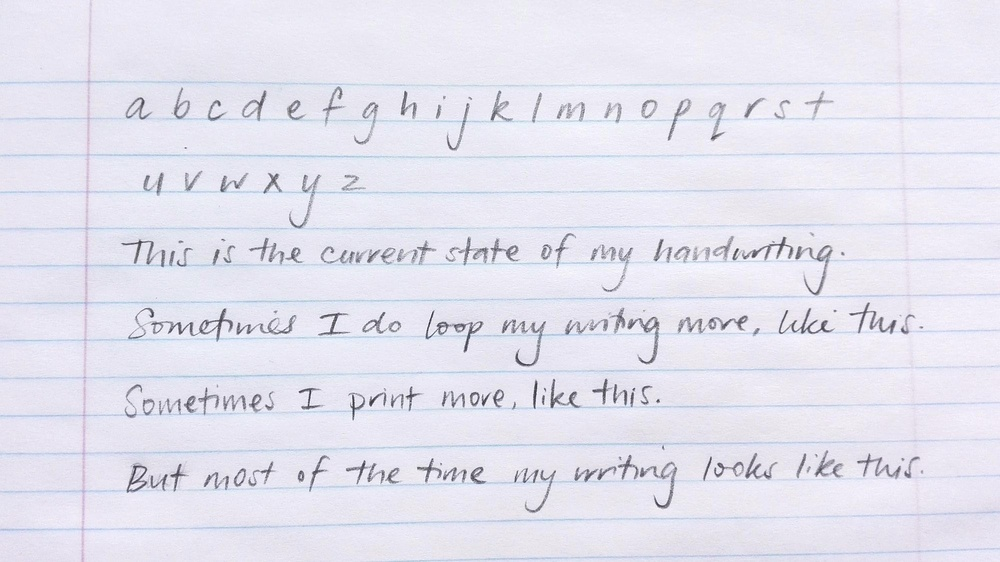
#> input picture Dissertation/PrintedHW.jpg, 1000 x 562 px, shrunk from 2000 x 1123 before the run
$ python Sprint2.py
#> lines starting #> are read from the running program, lines starting #| are printed output that depends on the picture; after the words box and inside, x2 and y2 are one past the last pixel; in counts of white or black regions, pixels touching at a corner belong together
# import the necessary packages
from PIL import Image
import pytesseract
import numpy
import cv2
import os

#The code is inspired by and uses some of the code found here https://www.pyimagesearch.com/2017/07/10/using-tesseract-ocr-python/
#The code from lines 11-25 and 34-36 is from the OpenCV libary
#Import image
image = cv2.imread('PrintedHW.jpg')
#> image is the input picture: shape (562, 1000, 3); mean B, G, R 239.1, 227.2, 228

# Greyscale
grey = cv2.cvtColor(image,cv2.COLOR_BGR2GRAY)

# Binary
ret,thresh = cv2.threshold(grey,127,255,cv2.THRESH_BINARY_INV)
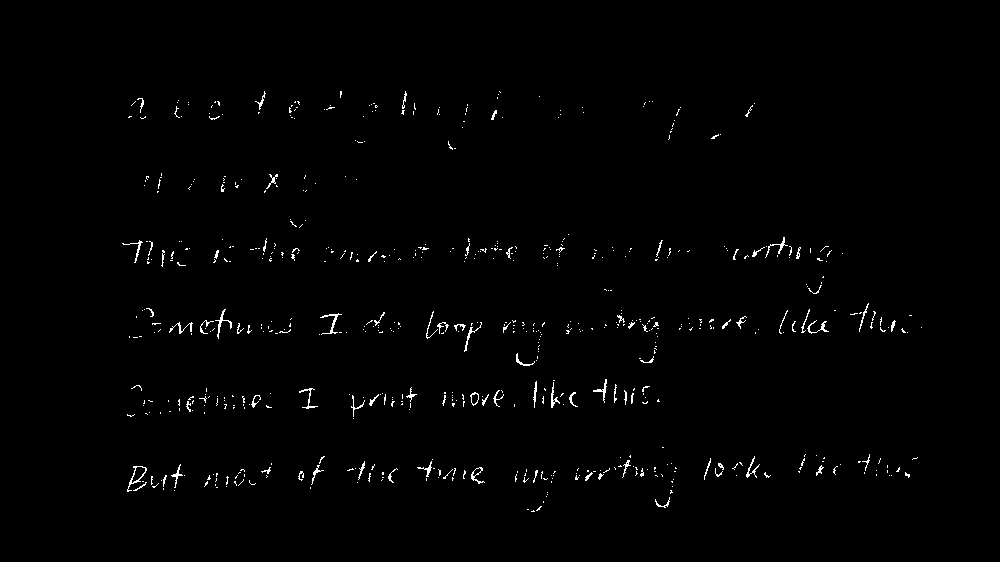
#> thresh: shape (562, 1000); 0.97% white in thin lines or dots, all inside (x1, y1, x2, y2) = (122, 91, 922, 512)

# Smooth the image to avoid noises
gray = cv2.medianBlur(grey,5)
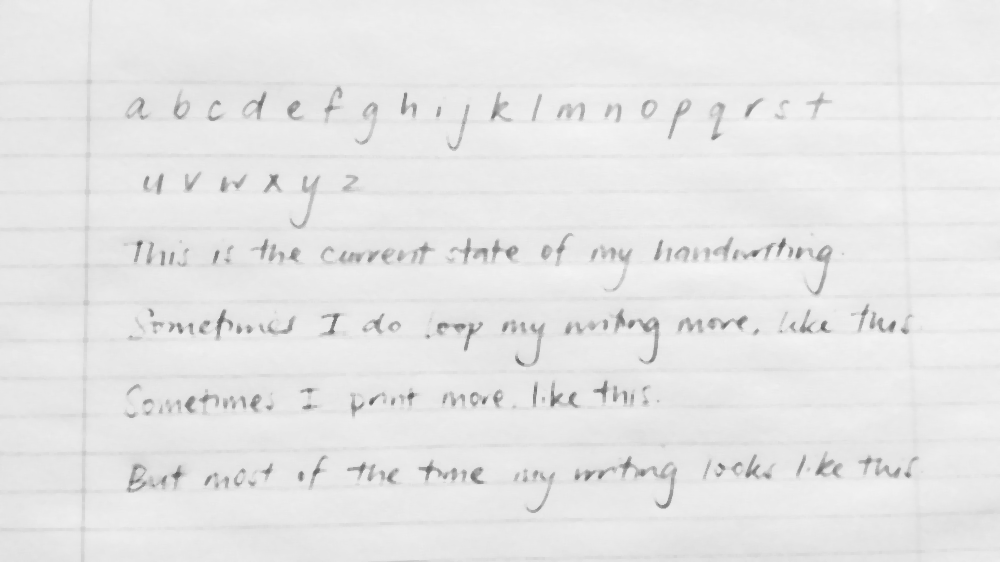
#> gray: shape (562, 1000); min 94, max 245, mean 230.1

# write the grayscale image to disk as a temporary file so we can
# apply OCR to it
filename = "{}.png".format(os.getpid())
cv2.imwrite(filename, grey)

# The code on line 28 is from the PyTesseract library
# Load the image as a PIL/Pillow image, apply OCR, and then delete the temporary file
#> (the run stopped early here; a loop or call above may not have finished)

$ run again, with Dissertation/37530.png saved as Dissertation/PrintedHW.jpg
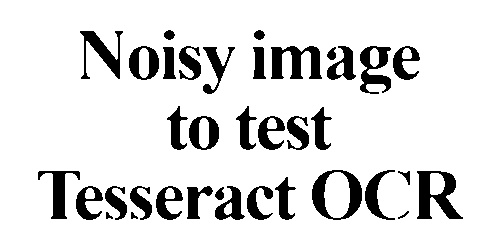
#> input picture Dissertation/37530.png, 500 x 250 px
#> image is the input picture: shape (250, 500, 3); min 0, max 255, mean 223.4
#> `ret,thresh = cv2.threshold(grey,127,255,cv2.THRESH_BINARY_INV)`:
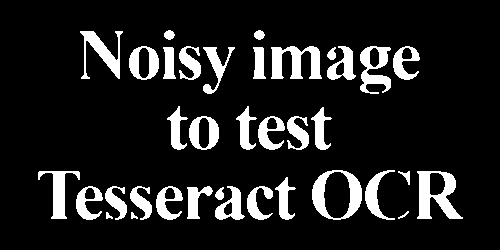
#> thresh: shape (250, 500); 12.4% white; 36 white regions, largest, box (x1, y1, x2, y2) and area: (417, 171, 463, 219) 1140, (312, 170, 362, 220) 1028, (271, 46, 322, 79) 996

$ run again, with Dissertation/example_01.png saved as Dissertation/PrintedHW.jpg
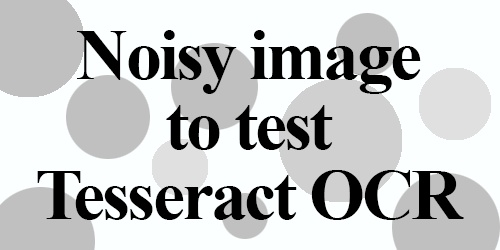
#> input picture Dissertation/example_01.png, 500 x 250 px
#> image is the input picture: shape (250, 500, 3); mean B, G, R 201.2, 201.1, 199.3
#> `ret,thresh = cv2.threshold(grey,127,255,cv2.THRESH_BINARY_INV)`:
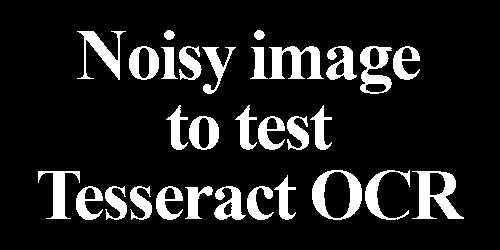
#> thresh: shape (250, 500); 12.7% white; 30 white regions, largest, box (x1, y1, x2, y2) and area: (412, 171, 464, 219) 1163, (312, 170, 362, 220) 1038, (269, 46, 324, 79) 1012
#> `gray = cv2.medianBlur(grey,5)`:
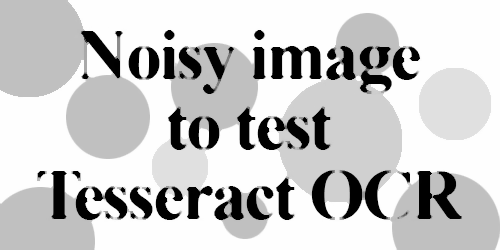
#> gray: shape (250, 500); min 0, max 255, mean 202
